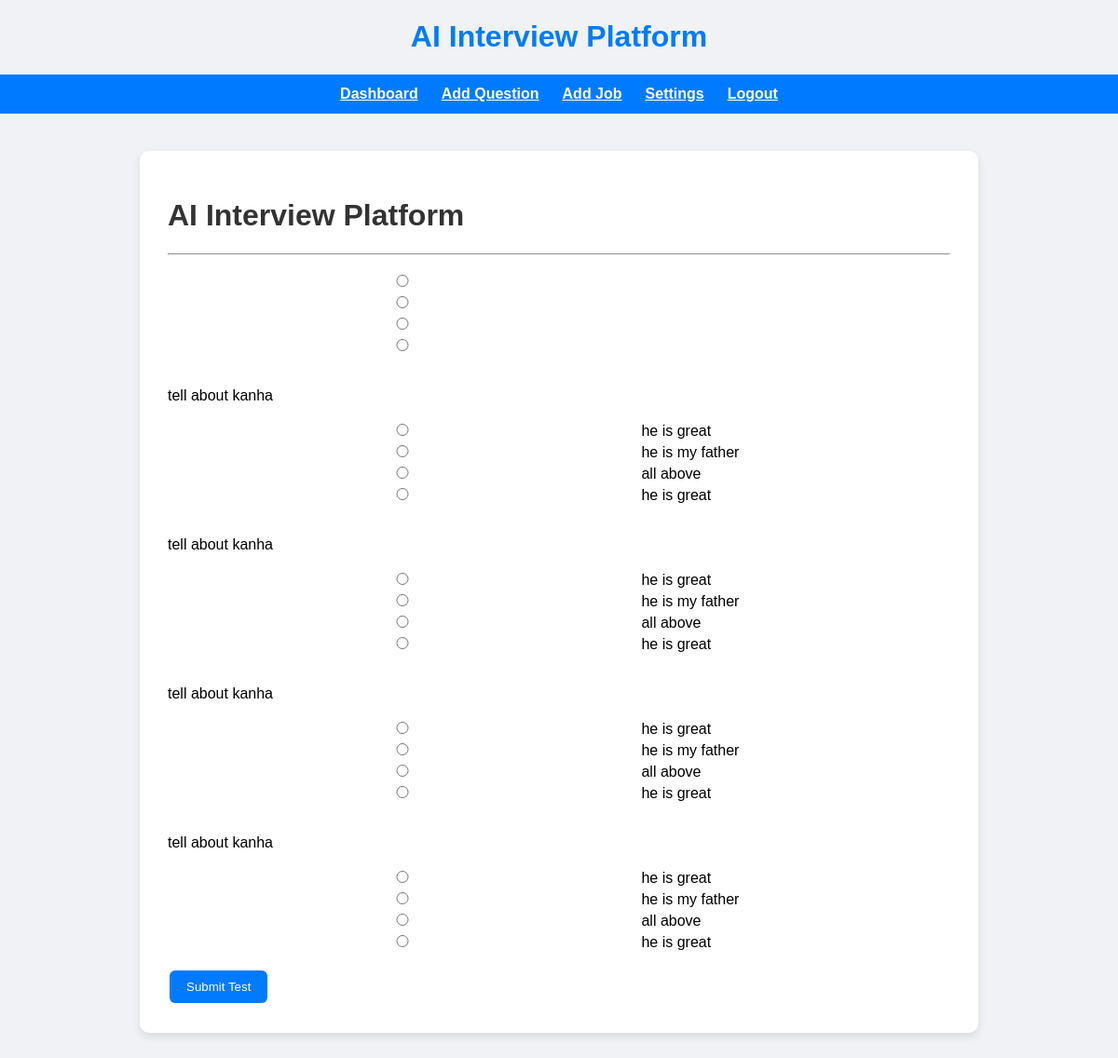
The app's page /test_page (signed in) with its own data.
### tables this page shows
CREATE TABLE questions (
    id INTEGER PRIMARY KEY AUTOINCREMENT,
    question TEXT,
    option1 TEXT,
    option2 TEXT,
    option3 TEXT,
    option4 TEXT,
    correct_answer TEXT
);

### app.py (the view)
@app.route("/test_page")
def test_page():
    if "user_id" not in session:
        return redirect("/login_page")
    conn = sqlite3.connect("database.db")
    cursor = conn.cursor()
    cursor.execute("""
        SELECT id, question, option1, option2, option3, option4
        FROM questions
    """)
    questions = cursor.fetchall()   # ✅ NOW it exists
    conn.close()
    return render_template("test.html", questions=questions)

### templates/test.html (shortened to what this page needs)
<!DOCTYPE html>
<html lang="en">
<head>
</head>
<body>
    {% extends "base.html" %}
    {% block content %}
    <h1>AI Interview Platform</h1>
    <hr>
    <form method="POST" action="/submit_test">
        {% for q in questions %}
        <p>{{ q[1] }}</p>
        <input type="radio" name="{{ q[0] }}" value="{{ q[2] }}"> {{ q[2] }}<br>
        <input type="radio" name="{{ q[0] }}" value="{{ q[3] }}"> {{ q[3] }}<br>
        <input type="radio" name="{{ q[0] }}" value="{{ q[4] }}"> {{ q[4] }}<br>
        <input type="radio" name="{{ q[0] }}" value="{{ q[5] }}"> {{ q[5] }}<br><br>
        {% endfor %}
        <button type="submit">Submit Test</button>
    </form>
    {% endblock %}

### templates/base.html (shortened to what this page needs)
<!DOCTYPE html>
<html>
<head>
    <h1 style="text-align:center; color:#007bff;">
        AI Interview Platform
    </h1>
</head>
<body>
    <div style="
    background:#007bff;
    padding:12px;
    display:flex;
    justify-content:center;
    gap:25px;
    font-weight:bold;
">
        <a href="/recruiter_dashboard" style="color:white;">Dashboard</a>
        <a href="/add_question_page" style="color:white;">Add Question</a>
        <a href="/add_job_page" style="color:white;">Add Job</a>
        <a href="/settings_page" style="color:white;">Settings</a>
        <a href="/logout" style="color:white;">Logout</a>
    </div>
    <div class="container">
        {% block content %}
        {% endblock %}
    </div>
</body>
</html>

### templates/base.html (style rules this page uses)
body { font-family: Arial; background: #f0f2f5; margin: 0; }
.container { width: 70%; margin: 40px auto; background: white; padding: 30px; border-radius: 10px; box-shadow: 0 4px 10px rgba(0, 0, 0, 0.1); }
h1, h2 { color: #333; }
button { padding: 10px 18px; background: #007bff; color: white; border: none; border-radius: 6px; cursor: pointer; }
input { padding: 8px; width: 60%; margin: 5px 0; }
button { margin: 2px; }

### records on screen
questions: question "tell about kanha", option1 "he is great", option2 "he is my father", option3 "all above", option4 "he is great"
questions: question "tell about kanha", option1 "he is great", option2 "he is my father", option3 "all above", option4 "he is great"
questions: question "tell about kanha", option1 "he is great", option2 "he is my father", option3 "all above", option4 "he is great"
questions: question "tell about kanha", option1 "he is great", option2 "he is my father", option3 "all above", option4 "he is great"
